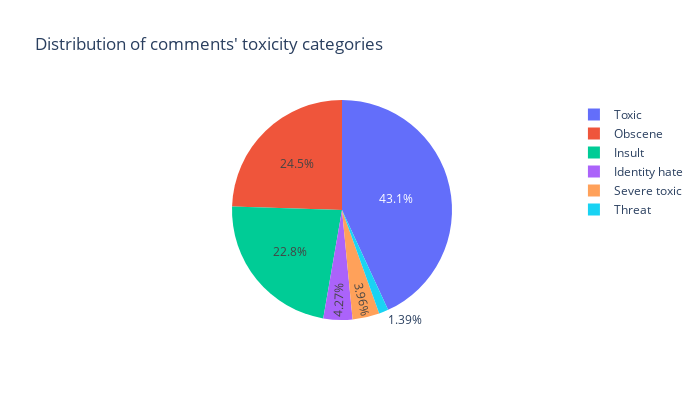

Notebook code cell kept with this figure:
### Code cell
fig = px.pie(values=toxic_cats.values(), names=toxic_cats.keys(), width=700, height=400,
            title="Distribution of comments' toxicity categories")
fig.show()

### Figure 1 — Plotly figure (JSON) as saved in the notebook; plotly's stock layout.template omitted (floating-point values rounded to 4 significant figures)
{"data": [{"domain": {"x": [0, 1], "y": [0, 1]}, "hovertemplate": "label=%{label}<br>value=%{value}<extra></extra>", "labels": ["Toxic", "Severe toxic", "Obscene", "Threat", "Insult", "Identity hate"], "legendgroup": "", "name": "", "showlegend": true, "type": "pie", "values": [21384, 1962, 12140, 689, 11304, 2117]}], "layout": {"height": 400, "legend": {"tracegroupgap": 0}, "title": {"text": "Distribution of comments' toxicity categories"}, "width": 700}}
